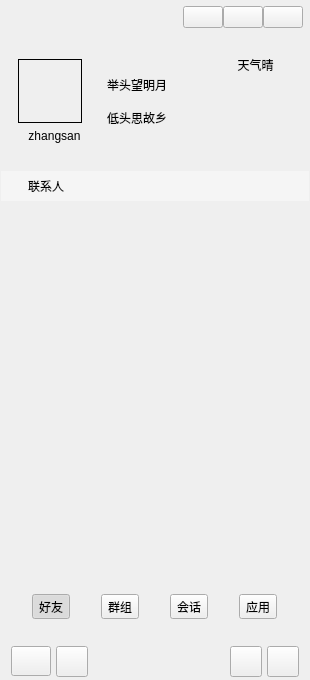
<?xml version="1.0" encoding="UTF-8"?>
<ui version="4.0">
 <class>MainWindow</class>
 <widget class="QWidget" name="MainWindow">
  <property name="geometry">
   <rect>
    <x>0</x>
    <y>0</y>
    <width>310</width>
    <height>680</height>
   </rect>
  </property>
  <property name="maximumSize">
   <size>
    <width>362</width>
    <height>16777215</height>
   </size>
  </property>
  <property name="windowTitle">
   <string>畅想聊天APP</string>
  </property>
  <property name="windowIcon">
   <iconset resource="images.qrc">
    <normaloff>:/resource/background/app.png</normaloff>:/resource/background/app.png</iconset>
  </property>
  <property name="styleSheet">
   <string notr="true"/>
  </property>
  <layout class="QVBoxLayout" name="verticalLayout">
   <property name="spacing">
    <number>0</number>
   </property>
   <property name="leftMargin">
    <number>1</number>
   </property>
   <property name="topMargin">
    <number>1</number>
   </property>
   <property name="rightMargin">
    <number>1</number>
   </property>
   <property name="bottomMargin">
    <number>1</number>
   </property>
   <item>
    <widget class="QWidget" name="widgetUserInfo" native="true">
     <property name="minimumSize">
      <size>
       <width>0</width>
       <height>170</height>
      </size>
     </property>
     <property name="maximumSize">
      <size>
       <width>16777215</width>
       <height>170</height>
      </size>
     </property>
     <layout class="QVBoxLayout" name="verticalLayout_9">
      <property name="spacing">
       <number>0</number>
      </property>
      <property name="leftMargin">
       <number>1</number>
      </property>
      <property name="topMargin">
       <number>1</number>
      </property>
      <property name="rightMargin">
       <number>1</number>
      </property>
      <property name="bottomMargin">
       <number>1</number>
      </property>
      <item>
       <widget class="QWidget" name="widgetWinBar" native="true">
        <property name="minimumSize">
         <size>
          <width>0</width>
          <height>30</height>
         </size>
        </property>
        <property name="maximumSize">
         <size>
          <width>16777215</width>
          <height>30</height>
         </size>
        </property>
        <layout class="QHBoxLayout" name="horizontalLayout_7">
         <property name="spacing">
          <number>0</number>
         </property>
         <property name="leftMargin">
          <number>0</number>
         </property>
         <property name="topMargin">
          <number>0</number>
         </property>
         <property name="rightMargin">
          <number>5</number>
         </property>
         <property name="bottomMargin">
          <number>0</number>
         </property>
         <item>
          <widget class="QLabel" name="label_9">
           <property name="minimumSize">
            <size>
             <width>30</width>
             <height>0</height>
            </size>
           </property>
           <property name="text">
            <string/>
           </property>
           <property name="pixmap">
            <pixmap resource="images.qrc">:/resource/images/robot.png</pixmap>
           </property>
          </widget>
         </item>
         <item>
          <spacer name="horizontalSpacer">
           <property name="orientation">
            <enum>Qt::Horizontal</enum>
           </property>
           <property name="sizeHint" stdset="0">
            <size>
             <width>220</width>
             <height>20</height>
            </size>
           </property>
          </spacer>
         </item>
         <item>
          <widget class="QPushButton" name="btnWinMenu">
           <property name="focusPolicy">
            <enum>Qt::NoFocus</enum>
           </property>
           <property name="text">
            <string/>
           </property>
          </widget>
         </item>
         <item>
          <widget class="QPushButton" name="btnWinMin">
           <property name="focusPolicy">
            <enum>Qt::NoFocus</enum>
           </property>
           <property name="text">
            <string/>
           </property>
           <property name="icon">
            <iconset resource="images.qrc">
             <normaloff>:/resource/common/ic_min.png</normaloff>:/resource/common/ic_min.png</iconset>
           </property>
          </widget>
         </item>
         <item>
          <widget class="QPushButton" name="btnWinClose">
           <property name="focusPolicy">
            <enum>Qt::NoFocus</enum>
           </property>
           <property name="text">
            <string/>
           </property>
           <property name="icon">
            <iconset resource="images.qrc">
             <normaloff>:/resource/common/ic_close_white.png</normaloff>:/resource/common/ic_close_white.png</iconset>
           </property>
          </widget>
         </item>
        </layout>
       </widget>
      </item>
      <item>
       <layout class="QHBoxLayout" name="horizontalLayout_8">
        <property name="spacing">
         <number>5</number>
        </property>
        <property name="leftMargin">
         <number>5</number>
        </property>
        <property name="rightMargin">
         <number>5</number>
        </property>
        <item>
         <widget class="QWidget" name="widget" native="true">
          <layout class="QVBoxLayout" name="verticalLayout_2">
           <item>
            <spacer name="verticalSpacer_4">
             <property name="orientation">
              <enum>Qt::Vertical</enum>
             </property>
             <property name="sizeHint" stdset="0">
              <size>
               <width>20</width>
               <height>40</height>
              </size>
             </property>
            </spacer>
           </item>
           <item>
            <widget class="QWidget" name="widgetHead" native="true">
             <property name="minimumSize">
              <size>
               <width>64</width>
               <height>64</height>
              </size>
             </property>
             <property name="maximumSize">
              <size>
               <width>64</width>
               <height>64</height>
              </size>
             </property>
             <property name="styleSheet">
              <string notr="true">border: 1px solid #000000;</string>
             </property>
             <layout class="QHBoxLayout" name="horizontalLayout_9">
              <property name="spacing">
               <number>0</number>
              </property>
              <property name="leftMargin">
               <number>0</number>
              </property>
              <property name="topMargin">
               <number>0</number>
              </property>
              <property name="rightMargin">
               <number>0</number>
              </property>
              <property name="bottomMargin">
               <number>0</number>
              </property>
             </layout>
            </widget>
           </item>
           <item>
            <widget class="QLabel" name="labelUser">
             <property name="text">
              <string>zhangsan</string>
             </property>
             <property name="alignment">
              <set>Qt::AlignCenter</set>
             </property>
            </widget>
           </item>
           <item>
            <spacer name="verticalSpacer_3">
             <property name="orientation">
              <enum>Qt::Vertical</enum>
             </property>
             <property name="sizeHint" stdset="0">
              <size>
               <width>20</width>
               <height>40</height>
              </size>
             </property>
            </spacer>
           </item>
          </layout>
         </widget>
        </item>
        <item>
         <layout class="QVBoxLayout" name="verticalLayout_7">
          <property name="spacing">
           <number>15</number>
          </property>
          <item>
           <spacer name="verticalSpacer_2">
            <property name="orientation">
             <enum>Qt::Vertical</enum>
            </property>
            <property name="sizeHint" stdset="0">
             <size>
              <width>20</width>
              <height>40</height>
             </size>
            </property>
           </spacer>
          </item>
          <item>
           <widget class="QLabel" name="labelUserName">
            <property name="text">
             <string>举头望明月</string>
            </property>
           </widget>
          </item>
          <item>
           <widget class="QLabel" name="labelUserMask">
            <property name="text">
             <string>低头思故乡</string>
            </property>
           </widget>
          </item>
          <item>
           <spacer name="verticalSpacer">
            <property name="orientation">
             <enum>Qt::Vertical</enum>
            </property>
            <property name="sizeHint" stdset="0">
             <size>
              <width>20</width>
              <height>40</height>
             </size>
            </property>
           </spacer>
          </item>
         </layout>
        </item>
        <item>
         <layout class="QVBoxLayout" name="verticalLayout_8">
          <item>
           <widget class="QLabel" name="label_10">
            <property name="text">
             <string>天气晴</string>
            </property>
            <property name="alignment">
             <set>Qt::AlignCenter</set>
            </property>
           </widget>
          </item>
          <item>
           <widget class="QLabel" name="label_12">
            <property name="text">
             <string/>
            </property>
            <property name="alignment">
             <set>Qt::AlignCenter</set>
            </property>
           </widget>
          </item>
         </layout>
        </item>
       </layout>
      </item>
     </layout>
    </widget>
   </item>
   <item>
    <widget class="QStackedWidget" name="GCStackedWidget">
     <property name="styleSheet">
      <string notr="true"/>
     </property>
     <property name="currentIndex">
      <number>0</number>
     </property>
     <widget class="QWidget" name="page2">
      <layout class="QVBoxLayout" name="verticalLayout_4">
       <property name="spacing">
        <number>0</number>
       </property>
       <property name="leftMargin">
        <number>0</number>
       </property>
       <property name="topMargin">
        <number>0</number>
       </property>
       <property name="rightMargin">
        <number>0</number>
       </property>
       <property name="bottomMargin">
        <number>0</number>
       </property>
       <item>
        <widget class="QWidget" name="widgetFrindT" native="true">
         <property name="maximumSize">
          <size>
           <width>16777215</width>
           <height>30</height>
          </size>
         </property>
         <property name="styleSheet">
          <string notr="true">QWidget#widgetFrindT  {
	background-color: #5AFFFFFF;
}</string>
         </property>
         <layout class="QHBoxLayout" name="horizontalLayout_3" stretch="0,1">
          <property name="spacing">
           <number>10</number>
          </property>
          <property name="leftMargin">
           <number>10</number>
          </property>
          <property name="topMargin">
           <number>0</number>
          </property>
          <property name="rightMargin">
           <number>0</number>
          </property>
          <property name="bottomMargin">
           <number>0</number>
          </property>
          <item>
           <widget class="QLabel" name="label_3">
            <property name="text">
             <string/>
            </property>
            <property name="pixmap">
             <pixmap resource="images.qrc">:/resource/images/ic_user.png</pixmap>
            </property>
            <property name="scaledContents">
             <bool>false</bool>
            </property>
           </widget>
          </item>
          <item>
           <widget class="QLabel" name="label_4">
            <property name="text">
             <string>联系人</string>
            </property>
           </widget>
          </item>
         </layout>
        </widget>
       </item>
       <item>
        <widget class="QWidget" name="frindListWidget" native="true"/>
       </item>
      </layout>
     </widget>
     <widget class="QWidget" name="page3">
      <layout class="QVBoxLayout" name="verticalLayout_3">
       <property name="spacing">
        <number>0</number>
       </property>
       <property name="leftMargin">
        <number>0</number>
       </property>
       <property name="topMargin">
        <number>0</number>
       </property>
       <property name="rightMargin">
        <number>0</number>
       </property>
       <property name="bottomMargin">
        <number>0</number>
       </property>
       <item>
        <widget class="QWidget" name="widgetGroupT" native="true">
         <property name="maximumSize">
          <size>
           <width>16777215</width>
           <height>30</height>
          </size>
         </property>
         <property name="styleSheet">
          <string notr="true">QWidget#widgetGroupT  {
	background-color: #5AFFFFFF;
}</string>
         </property>
         <layout class="QHBoxLayout" name="horizontalLayout_4" stretch="0,1">
          <property name="spacing">
           <number>10</number>
          </property>
          <property name="leftMargin">
           <number>10</number>
          </property>
          <property name="topMargin">
           <number>0</number>
          </property>
          <property name="rightMargin">
           <number>0</number>
          </property>
          <property name="bottomMargin">
           <number>0</number>
          </property>
          <item>
           <widget class="QLabel" name="label_5">
            <property name="text">
             <string/>
            </property>
            <property name="pixmap">
             <pixmap resource="images.qrc">:/resource/images/ic_group.png</pixmap>
            </property>
            <property name="scaledContents">
             <bool>false</bool>
            </property>
           </widget>
          </item>
          <item>
           <widget class="QLabel" name="label_6">
            <property name="text">
             <string>群组</string>
            </property>
           </widget>
          </item>
         </layout>
        </widget>
       </item>
       <item>
        <widget class="QWidget" name="groupListWidget" native="true"/>
       </item>
      </layout>
     </widget>
     <widget class="QWidget" name="page">
      <layout class="QVBoxLayout" name="verticalLayout_10">
       <property name="spacing">
        <number>0</number>
       </property>
       <property name="leftMargin">
        <number>0</number>
       </property>
       <property name="topMargin">
        <number>0</number>
       </property>
       <property name="rightMargin">
        <number>0</number>
       </property>
       <property name="bottomMargin">
        <number>0</number>
       </property>
       <item>
        <widget class="QWidget" name="widgetConVT" native="true">
         <property name="maximumSize">
          <size>
           <width>16777215</width>
           <height>30</height>
          </size>
         </property>
         <property name="styleSheet">
          <string notr="true">QWidget#widgetConVT  {
	background-color: #5AFFFFFF;
}</string>
         </property>
         <layout class="QHBoxLayout" name="horizontalLayout_2" stretch="0,1">
          <property name="spacing">
           <number>10</number>
          </property>
          <property name="leftMargin">
           <number>10</number>
          </property>
          <property name="topMargin">
           <number>0</number>
          </property>
          <property name="rightMargin">
           <number>0</number>
          </property>
          <property name="bottomMargin">
           <number>0</number>
          </property>
          <item>
           <widget class="QLabel" name="label">
            <property name="text">
             <string/>
            </property>
            <property name="pixmap">
             <pixmap resource="images.qrc">:/resource/images/ic_chat.png</pixmap>
            </property>
            <property name="scaledContents">
             <bool>false</bool>
            </property>
           </widget>
          </item>
          <item>
           <widget class="QLabel" name="label_2">
            <property name="text">
             <string>会话</string>
            </property>
           </widget>
          </item>
         </layout>
        </widget>
       </item>
       <item>
        <widget class="QWidget" name="convationListWidget" native="true"/>
       </item>
      </layout>
     </widget>
     <widget class="QWidget" name="page_2">
      <layout class="QVBoxLayout" name="verticalLayout_6">
       <property name="spacing">
        <number>0</number>
       </property>
       <property name="leftMargin">
        <number>0</number>
       </property>
       <property name="topMargin">
        <number>0</number>
       </property>
       <property name="rightMargin">
        <number>0</number>
       </property>
       <property name="bottomMargin">
        <number>0</number>
       </property>
       <item>
        <widget class="QWidget" name="widgetApply" native="true">
         <property name="maximumSize">
          <size>
           <width>16777215</width>
           <height>30</height>
          </size>
         </property>
         <property name="styleSheet">
          <string notr="true">QWidget#widgetApply  {
	background-color: #5AFFFFFF;
}</string>
         </property>
         <layout class="QHBoxLayout" name="horizontalLayout_6" stretch="0,1">
          <property name="spacing">
           <number>10</number>
          </property>
          <property name="leftMargin">
           <number>10</number>
          </property>
          <property name="topMargin">
           <number>0</number>
          </property>
          <property name="rightMargin">
           <number>0</number>
          </property>
          <property name="bottomMargin">
           <number>0</number>
          </property>
          <item>
           <widget class="QLabel" name="label_7">
            <property name="text">
             <string/>
            </property>
            <property name="pixmap">
             <pixmap resource="images.qrc">:/resource/images/ic_app.png</pixmap>
            </property>
            <property name="scaledContents">
             <bool>false</bool>
            </property>
           </widget>
          </item>
          <item>
           <widget class="QLabel" name="label_8">
            <property name="text">
             <string>应用</string>
            </property>
           </widget>
          </item>
         </layout>
        </widget>
       </item>
       <item>
        <widget class="QWidget" name="widget_5" native="true"/>
       </item>
      </layout>
     </widget>
    </widget>
   </item>
   <item>
    <widget class="QWidget" name="widgetBottom" native="true">
     <property name="minimumSize">
      <size>
       <width>0</width>
       <height>110</height>
      </size>
     </property>
     <property name="maximumSize">
      <size>
       <width>16777215</width>
       <height>110</height>
      </size>
     </property>
     <layout class="QVBoxLayout" name="verticalLayout_5">
      <property name="spacing">
       <number>0</number>
      </property>
      <property name="leftMargin">
       <number>0</number>
      </property>
      <property name="topMargin">
       <number>0</number>
      </property>
      <property name="rightMargin">
       <number>0</number>
      </property>
      <property name="bottomMargin">
       <number>0</number>
      </property>
      <item>
       <widget class="QWidget" name="widgetButtons" native="true">
        <property name="minimumSize">
         <size>
          <width>0</width>
          <height>65</height>
         </size>
        </property>
        <layout class="QHBoxLayout" name="horizontalLayout">
         <property name="spacing">
          <number>0</number>
         </property>
         <property name="leftMargin">
          <number>0</number>
         </property>
         <property name="topMargin">
          <number>0</number>
         </property>
         <property name="rightMargin">
          <number>0</number>
         </property>
         <property name="bottomMargin">
          <number>0</number>
         </property>
         <item>
          <widget class="QToolButton" name="btnFrind">
           <property name="text">
            <string>好友</string>
           </property>
           <property name="icon">
            <iconset resource="images.qrc">
             <normaloff>:/resource/images/contacts.png</normaloff>:/resource/images/contacts.png</iconset>
           </property>
           <property name="iconSize">
            <size>
             <width>24</width>
             <height>24</height>
            </size>
           </property>
           <property name="checkable">
            <bool>true</bool>
           </property>
           <property name="checked">
            <bool>true</bool>
           </property>
           <property name="toolButtonStyle">
            <enum>Qt::ToolButtonTextUnderIcon</enum>
           </property>
          </widget>
         </item>
         <item>
          <widget class="QToolButton" name="btnGroup">
           <property name="text">
            <string>群组</string>
           </property>
           <property name="icon">
            <iconset resource="images.qrc">
             <normaloff>:/resource/images/group_normal.png</normaloff>:/resource/images/group_normal.png</iconset>
           </property>
           <property name="iconSize">
            <size>
             <width>24</width>
             <height>24</height>
            </size>
           </property>
           <property name="checkable">
            <bool>true</bool>
           </property>
           <property name="toolButtonStyle">
            <enum>Qt::ToolButtonTextUnderIcon</enum>
           </property>
          </widget>
         </item>
         <item>
          <widget class="QToolButton" name="btnConversation">
           <property name="toolTip">
            <string>会话</string>
           </property>
           <property name="text">
            <string>会话</string>
           </property>
           <property name="icon">
            <iconset resource="images.qrc">
             <normaloff>:/resource/images/conversation_normal.png</normaloff>:/resource/images/conversation_normal.png</iconset>
           </property>
           <property name="iconSize">
            <size>
             <width>24</width>
             <height>24</height>
            </size>
           </property>
           <property name="checkable">
            <bool>true</bool>
           </property>
           <property name="checked">
            <bool>false</bool>
           </property>
           <property name="toolButtonStyle">
            <enum>Qt::ToolButtonTextUnderIcon</enum>
           </property>
          </widget>
         </item>
         <item>
          <widget class="QToolButton" name="btnApplay">
           <property name="toolTip">
            <string>应用</string>
           </property>
           <property name="text">
            <string>应用</string>
           </property>
           <property name="icon">
            <iconset resource="images.qrc">
             <normaloff>:/resource/images/applay.png</normaloff>:/resource/images/applay.png</iconset>
           </property>
           <property name="iconSize">
            <size>
             <width>24</width>
             <height>24</height>
            </size>
           </property>
           <property name="checkable">
            <bool>true</bool>
           </property>
           <property name="checked">
            <bool>false</bool>
           </property>
           <property name="toolButtonStyle">
            <enum>Qt::ToolButtonTextUnderIcon</enum>
           </property>
          </widget>
         </item>
        </layout>
       </widget>
      </item>
      <item>
       <widget class="QWidget" name="widgetMenu" native="true">
        <property name="minimumSize">
         <size>
          <width>0</width>
          <height>35</height>
         </size>
        </property>
        <property name="maximumSize">
         <size>
          <width>16777215</width>
          <height>35</height>
         </size>
        </property>
        <layout class="QHBoxLayout" name="horizontalLayout_5">
         <property name="spacing">
          <number>5</number>
         </property>
         <property name="leftMargin">
          <number>10</number>
         </property>
         <property name="topMargin">
          <number>2</number>
         </property>
         <property name="rightMargin">
          <number>10</number>
         </property>
         <property name="bottomMargin">
          <number>2</number>
         </property>
         <item>
          <widget class="QPushButton" name="btnSysMenu">
           <property name="minimumSize">
            <size>
             <width>0</width>
             <height>30</height>
            </size>
           </property>
           <property name="toolTip">
            <string>系统菜单</string>
           </property>
           <property name="text">
            <string/>
           </property>
           <property name="icon">
            <iconset resource="images.qrc">
             <normaloff>:/resource/common/ic_sysmen.png</normaloff>:/resource/common/ic_sysmen.png</iconset>
           </property>
           <property name="iconSize">
            <size>
             <width>24</width>
             <height>24</height>
            </size>
           </property>
          </widget>
         </item>
         <item>
          <widget class="QToolButton" name="tbtnAddUser">
           <property name="minimumSize">
            <size>
             <width>0</width>
             <height>30</height>
            </size>
           </property>
           <property name="toolTip">
            <string>添加好友</string>
           </property>
           <property name="text">
            <string/>
           </property>
           <property name="icon">
            <iconset resource="images.qrc">
             <normaloff>:/resource/common/ic_user_add.png</normaloff>:/resource/common/ic_user_add.png</iconset>
           </property>
           <property name="iconSize">
            <size>
             <width>24</width>
             <height>24</height>
            </size>
           </property>
          </widget>
         </item>
         <item>
          <spacer name="horizontalSpacer_2">
           <property name="orientation">
            <enum>Qt::Horizontal</enum>
           </property>
           <property name="sizeHint" stdset="0">
            <size>
             <width>40</width>
             <height>20</height>
            </size>
           </property>
          </spacer>
         </item>
         <item>
          <widget class="QToolButton" name="tbtnWeather">
           <property name="minimumSize">
            <size>
             <width>0</width>
             <height>30</height>
            </size>
           </property>
           <property name="toolTip">
            <string>天气查询</string>
           </property>
           <property name="text">
            <string/>
           </property>
           <property name="icon">
            <iconset resource="images.qrc">
             <normaloff>:/resource/common/ic_weather.png</normaloff>:/resource/common/ic_weather.png</iconset>
           </property>
           <property name="iconSize">
            <size>
             <width>24</width>
             <height>24</height>
            </size>
           </property>
          </widget>
         </item>
         <item>
          <widget class="QToolButton" name="tbtnCalendar">
           <property name="minimumSize">
            <size>
             <width>0</width>
             <height>30</height>
            </size>
           </property>
           <property name="toolTip">
            <string>日历</string>
           </property>
           <property name="text">
            <string/>
           </property>
           <property name="icon">
            <iconset resource="images.qrc">
             <normaloff>:/resource/common/ic_calendar.png</normaloff>:/resource/common/ic_calendar.png</iconset>
           </property>
           <property name="iconSize">
            <size>
             <width>24</width>
             <height>24</height>
            </size>
           </property>
          </widget>
         </item>
        </layout>
       </widget>
      </item>
     </layout>
    </widget>
   </item>
  </layout>
 </widget>
 <layoutdefault spacing="6" margin="11"/>
 <resources>
  <include location="images.qrc"/>
 </resources>
 <connections>
  <connection>
   <sender>btnWinMin</sender>
   <signal>clicked()</signal>
   <receiver>MainWindow</receiver>
   <slot>showMinimized()</slot>
   <hints>
    <hint type="sourcelabel">
     <x>265</x>
     <y>13</y>
    </hint>
    <hint type="destinationlabel">
     <x>330</x>
     <y>81</y>
    </hint>
   </hints>
  </connection>
  <connection>
   <sender>btnWinClose</sender>
   <signal>clicked()</signal>
   <receiver>MainWindow</receiver>
   <slot>hide()</slot>
   <hints>
    <hint type="sourcelabel">
     <x>288</x>
     <y>17</y>
    </hint>
    <hint type="destinationlabel">
     <x>399</x>
     <y>54</y>
    </hint>
   </hints>
  </connection>
 </connections>
</ui>
